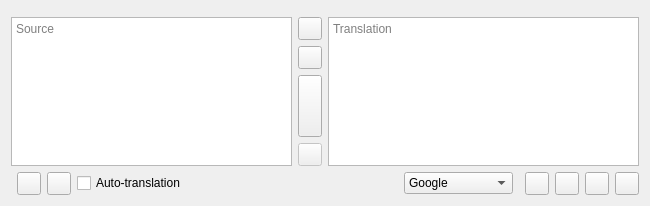
<?xml version="1.0" encoding="UTF-8"?>
<ui version="4.0">
 <class>MainWindow</class>
 <widget class="QMainWindow" name="MainWindow">
  <property name="geometry">
   <rect>
    <x>0</x>
    <y>0</y>
    <width>650</width>
    <height>206</height>
   </rect>
  </property>
  <property name="windowTitle">
   <string notr="true">Crow Translate</string>
  </property>
  <property name="windowIcon">
   <iconset theme="crow-translate">
    <normaloff>.</normaloff>.</iconset>
  </property>
  <widget class="QWidget" name="centralWidget">
   <layout class="QHBoxLayout" name="centralLayout">
    <item>
     <layout class="QGridLayout" name="sourceLayout">
      <item row="5" column="0">
       <layout class="QHBoxLayout" name="sourceButtonsLayout">
        <item>
         <widget class="SpeakButtons" name="sourceSpeakButtons" native="true">
          <property name="enabled">
           <bool>false</bool>
          </property>
         </widget>
        </item>
        <item>
         <widget class="QToolButton" name="copySourceButton">
          <property name="toolTip">
           <string>Copy source text to the clipboard</string>
          </property>
          <property name="icon">
           <iconset theme="edit-copy">
            <normaloff>.</normaloff>.</iconset>
          </property>
         </widget>
        </item>
        <item>
         <widget class="QToolButton" name="delayedRecognizeScreenAreaButton">
          <property name="toolTip">
           <string>Recognize screen area with delay</string>
          </property>
          <property name="icon">
           <iconset theme="transform-crop">
            <normaloff>.</normaloff>.</iconset>
          </property>
         </widget>
        </item>
        <item>
         <widget class="QCheckBox" name="autoTranslateCheckBox">
          <property name="sizePolicy">
           <sizepolicy hsizetype="Expanding" vsizetype="Fixed">
            <horstretch>0</horstretch>
            <verstretch>0</verstretch>
           </sizepolicy>
          </property>
          <property name="minimumSize">
           <size>
            <width>1</width>
            <height>1</height>
           </size>
          </property>
          <property name="text">
           <string extracomment="The text should be short to fit in portrait orientation on phones.">Auto-translation</string>
          </property>
         </widget>
        </item>
       </layout>
      </item>
      <item row="4" column="1">
       <widget class="QToolButton" name="abortButton">
        <property name="enabled">
         <bool>false</bool>
        </property>
        <property name="toolTip">
         <string>Cancel</string>
        </property>
        <property name="icon">
         <iconset theme="dialog-cancel">
          <normaloff>.</normaloff>.</iconset>
        </property>
       </widget>
      </item>
      <item row="1" column="1">
       <widget class="QToolButton" name="swapButton">
        <property name="toolTip">
         <string>Swap languages</string>
        </property>
        <property name="icon">
         <iconset theme="object-flip-horizontal">
          <normaloff>.</normaloff>.</iconset>
        </property>
       </widget>
      </item>
      <item row="0" column="0">
       <widget class="LanguageButtonsWidget" name="sourceLanguagesWidget" native="true">
        <property name="sizePolicy">
         <sizepolicy hsizetype="Preferred" vsizetype="Preferred">
          <horstretch>0</horstretch>
          <verstretch>0</verstretch>
         </sizepolicy>
        </property>
       </widget>
      </item>
      <item row="1" column="0" rowspan="4">
       <widget class="SourceTextEdit" name="sourceEdit">
        <property name="tabChangesFocus">
         <bool>true</bool>
        </property>
        <property name="placeholderText">
         <string>Source</string>
        </property>
       </widget>
      </item>
      <item row="2" column="1">
       <widget class="QToolButton" name="clearButton">
        <property name="toolTip">
         <string>Clear</string>
        </property>
        <property name="icon">
         <iconset theme="edit-clear-all">
          <normaloff>.</normaloff>.</iconset>
        </property>
       </widget>
      </item>
      <item row="3" column="1">
       <widget class="QToolButton" name="translateButton">
        <property name="sizePolicy">
         <sizepolicy hsizetype="Fixed" vsizetype="Expanding">
          <horstretch>0</horstretch>
          <verstretch>0</verstretch>
         </sizepolicy>
        </property>
        <property name="toolTip">
         <string>Translate</string>
        </property>
        <property name="icon">
         <iconset theme="go-next">
          <normaloff>.</normaloff>.</iconset>
        </property>
       </widget>
      </item>
     </layout>
    </item>
    <item>
     <layout class="QVBoxLayout" name="translationLayout">
      <item>
       <widget class="LanguageButtonsWidget" name="translationLanguagesWidget" native="true">
        <property name="layoutDirection">
         <enum>Qt::RightToLeft</enum>
        </property>
       </widget>
      </item>
      <item>
       <widget class="TranslationEdit" name="translationEdit">
        <property name="styleSheet">
         <string notr="true"/>
        </property>
        <property name="readOnly">
         <bool>true</bool>
        </property>
        <property name="placeholderText">
         <string>Translation</string>
        </property>
       </widget>
      </item>
      <item>
       <layout class="QHBoxLayout" name="translationButtonsLayout">
        <item>
         <spacer name="translationButtonsSpacer">
          <property name="orientation">
           <enum>Qt::Horizontal</enum>
          </property>
          <property name="sizeHint" stdset="0">
           <size>
            <width>40</width>
            <height>20</height>
           </size>
          </property>
         </spacer>
        </item>
        <item>
         <widget class="QComboBox" name="engineComboBox">
          <property name="minimumSize">
           <size>
            <width>1</width>
            <height>1</height>
           </size>
          </property>
          <item>
           <property name="text">
            <string notr="true">Google</string>
           </property>
           <property name="icon">
            <iconset resource="../data/icons/engines/engines.qrc">
             <normaloff>:/icons/engines/google.svg</normaloff>:/icons/engines/google.svg</iconset>
           </property>
          </item>
          <item>
           <property name="text">
            <string notr="true">Yandex</string>
           </property>
           <property name="icon">
            <iconset resource="../data/icons/engines/engines.qrc">
             <normaloff>:/icons/engines/yandex.svg</normaloff>:/icons/engines/yandex.svg</iconset>
           </property>
          </item>
          <item>
           <property name="text">
            <string notr="true">Bing</string>
           </property>
           <property name="icon">
            <iconset resource="../data/icons/engines/engines.qrc">
             <normaloff>:/icons/engines/bing.svg</normaloff>:/icons/engines/bing.svg</iconset>
           </property>
          </item>
          <item>
           <property name="text">
            <string notr="true">LibreTranslate</string>
           </property>
           <property name="icon">
            <iconset resource="../data/icons/engines/engines.qrc">
             <normaloff>:/icons/engines/libretranslate.svg</normaloff>:/icons/engines/libretranslate.svg</iconset>
           </property>
          </item>
          <item>
           <property name="text">
            <string notr="true">Lingva</string>
           </property>
           <property name="icon">
            <iconset resource="../data/icons/engines/engines.qrc">
             <normaloff>:/icons/engines/lingva.svg</normaloff>:/icons/engines/lingva.svg</iconset>
           </property>
          </item>
          <item>
           <property name="text">
            <string notr="true">Gemini</string>
           </property>
           <property name="icon">
            <iconset resource="../data/icons/engines/engines.qrc">
             <normaloff>:/icons/engines/gemini.svg</normaloff>:/icons/engines/gemini.svg</iconset>
           </property>
          </item>
         </widget>
        </item>
        <item>
         <widget class="SpeakButtons" name="translationSpeakButtons" native="true">
          <property name="enabled">
           <bool>false</bool>
          </property>
         </widget>
        </item>
        <item>
         <widget class="QToolButton" name="copyTranslationButton">
          <property name="toolTip">
           <string>Copy translation to the clipboard</string>
          </property>
          <property name="icon">
           <iconset theme="edit-copy">
            <normaloff>.</normaloff>.</iconset>
          </property>
         </widget>
        </item>
        <item>
         <widget class="QToolButton" name="copyAllTranslationButton">
          <property name="toolTip">
           <string>Copy all translation data to the clipboard</string>
          </property>
          <property name="icon">
           <iconset theme="edit-select-all">
            <normaloff>.</normaloff>.</iconset>
          </property>
         </widget>
        </item>
        <item>
         <widget class="QToolButton" name="delayedTranslateScreenAreaButton">
          <property name="toolTip">
           <string>Translate screen area with delay</string>
          </property>
          <property name="icon">
           <iconset theme="transform-crop">
            <normaloff>.</normaloff>.</iconset>
          </property>
         </widget>
        </item>
        <item>
         <widget class="QToolButton" name="settingsButton">
          <property name="toolTip">
           <string>Application settings</string>
          </property>
          <property name="icon">
           <iconset theme="configure">
            <normaloff>.</normaloff>.</iconset>
          </property>
         </widget>
        </item>
       </layout>
      </item>
     </layout>
    </item>
   </layout>
  </widget>
 </widget>
 <layoutdefault spacing="6" margin="11"/>
 <customwidgets>
  <customwidget>
   <class>SpeakButtons</class>
   <extends>QWidget</extends>
   <header>speakbuttons.h</header>
   <container>1</container>
   <slots>
    <signal>playerMediaRequested()</signal>
    <slot>stopSpeaking()</slot>
   </slots>
  </customwidget>
  <customwidget>
   <class>LanguageButtonsWidget</class>
   <extends>QWidget</extends>
   <header>languagebuttonswidget.h</header>
   <container>1</container>
  </customwidget>
  <customwidget>
   <class>SourceTextEdit</class>
   <extends>QPlainTextEdit</extends>
   <header>sourcetextedit.h</header>
   <slots>
    <signal>sourceEmpty(bool)</signal>
    <signal>textEdited()</signal>
    <slot>stopEditTimer()</slot>
   </slots>
  </customwidget>
  <customwidget>
   <class>TranslationEdit</class>
   <extends>QTextEdit</extends>
   <header>translationedit.h</header>
   <slots>
    <signal>translationEmpty(bool)</signal>
   </slots>
  </customwidget>
 </customwidgets>
 <tabstops>
  <tabstop>sourceEdit</tabstop>
  <tabstop>translationEdit</tabstop>
  <tabstop>swapButton</tabstop>
  <tabstop>clearButton</tabstop>
  <tabstop>translateButton</tabstop>
  <tabstop>abortButton</tabstop>
  <tabstop>copySourceButton</tabstop>
  <tabstop>autoTranslateCheckBox</tabstop>
  <tabstop>engineComboBox</tabstop>
  <tabstop>copyTranslationButton</tabstop>
  <tabstop>copyAllTranslationButton</tabstop>
  <tabstop>settingsButton</tabstop>
 </tabstops>
 <resources>
  <include location="../data/icons/engines/engines.qrc"/>
 </resources>
 <connections>
  <connection>
   <sender>swapButton</sender>
   <signal>clicked()</signal>
   <receiver>MainWindow</receiver>
   <slot>swapLanguages()</slot>
   <hints>
    <hint type="sourcelabel">
     <x>324</x>
     <y>22</y>
    </hint>
    <hint type="destinationlabel">
     <x>324</x>
     <y>149</y>
    </hint>
   </hints>
  </connection>
  <connection>
   <sender>settingsButton</sender>
   <signal>clicked()</signal>
   <receiver>MainWindow</receiver>
   <slot>openSettings()</slot>
   <hints>
    <hint type="sourcelabel">
     <x>626</x>
     <y>276</y>
    </hint>
    <hint type="destinationlabel">
     <x>324</x>
     <y>149</y>
    </hint>
   </hints>
  </connection>
  <connection>
   <sender>engineComboBox</sender>
   <signal>currentIndexChanged(int)</signal>
   <receiver>MainWindow</receiver>
   <slot>markContentAsChanged()</slot>
   <hints>
    <hint type="sourcelabel">
     <x>403</x>
     <y>276</y>
    </hint>
    <hint type="destinationlabel">
     <x>324</x>
     <y>102</y>
    </hint>
   </hints>
  </connection>
  <connection>
   <sender>copySourceButton</sender>
   <signal>clicked()</signal>
   <receiver>MainWindow</receiver>
   <slot>copySourceText()</slot>
   <hints>
    <hint type="sourcelabel">
     <x>98</x>
     <y>276</y>
    </hint>
    <hint type="destinationlabel">
     <x>324</x>
     <y>149</y>
    </hint>
   </hints>
  </connection>
  <connection>
   <sender>autoTranslateCheckBox</sender>
   <signal>toggled(bool)</signal>
   <receiver>MainWindow</receiver>
   <slot>setListenForContentChanges(bool)</slot>
   <hints>
    <hint type="sourcelabel">
     <x>205</x>
     <y>276</y>
    </hint>
    <hint type="destinationlabel">
     <x>324</x>
     <y>149</y>
    </hint>
   </hints>
  </connection>
  <connection>
   <sender>copyTranslationButton</sender>
   <signal>clicked()</signal>
   <receiver>MainWindow</receiver>
   <slot>copyTranslation()</slot>
   <hints>
    <hint type="sourcelabel">
     <x>550</x>
     <y>276</y>
    </hint>
    <hint type="destinationlabel">
     <x>324</x>
     <y>149</y>
    </hint>
   </hints>
  </connection>
  <connection>
   <sender>copyAllTranslationButton</sender>
   <signal>clicked()</signal>
   <receiver>MainWindow</receiver>
   <slot>copyAllTranslationInfo()</slot>
   <hints>
    <hint type="sourcelabel">
     <x>588</x>
     <y>276</y>
    </hint>
    <hint type="destinationlabel">
     <x>324</x>
     <y>149</y>
    </hint>
   </hints>
  </connection>
  <connection>
   <sender>abortButton</sender>
   <signal>clicked()</signal>
   <receiver>MainWindow</receiver>
   <slot>cancelOperation()</slot>
   <hints>
    <hint type="sourcelabel">
     <x>324</x>
     <y>221</y>
    </hint>
    <hint type="destinationlabel">
     <x>324</x>
     <y>149</y>
    </hint>
   </hints>
  </connection>
  <connection>
   <sender>translateButton</sender>
   <signal>clicked()</signal>
   <receiver>sourceEdit</receiver>
   <slot>stopEditTimer()</slot>
   <hints>
    <hint type="sourcelabel">
     <x>324</x>
     <y>122</y>
    </hint>
    <hint type="destinationlabel">
     <x>154</x>
     <y>141</y>
    </hint>
   </hints>
  </connection>
  <connection>
   <sender>sourceEdit</sender>
   <signal>sourceEmpty(bool)</signal>
   <receiver>sourceSpeakButtons</receiver>
   <slot>setDisabled(bool)</slot>
   <hints>
    <hint type="sourcelabel">
     <x>154</x>
     <y>141</y>
    </hint>
    <hint type="destinationlabel">
     <x>6</x>
     <y>261</y>
    </hint>
   </hints>
  </connection>
  <connection>
   <sender>translationEdit</sender>
   <signal>translationEmpty(bool)</signal>
   <receiver>translationSpeakButtons</receiver>
   <slot>setDisabled(bool)</slot>
   <hints>
    <hint type="sourcelabel">
     <x>495</x>
     <y>141</y>
    </hint>
    <hint type="destinationlabel">
     <x>528</x>
     <y>261</y>
    </hint>
   </hints>
  </connection>
  <connection>
   <sender>clearButton</sender>
   <signal>clicked()</signal>
   <receiver>MainWindow</receiver>
   <slot>clearText()</slot>
   <hints>
    <hint type="sourcelabel">
     <x>324</x>
     <y>61</y>
    </hint>
    <hint type="destinationlabel">
     <x>324</x>
     <y>142</y>
    </hint>
   </hints>
  </connection>
  <connection>
   <sender>sourceEdit</sender>
   <signal>textChanged()</signal>
   <receiver>sourceSpeakButtons</receiver>
   <slot>stopSpeaking()</slot>
   <hints>
    <hint type="sourcelabel">
     <x>158</x>
     <y>134</y>
    </hint>
    <hint type="destinationlabel">
     <x>9</x>
     <y>256</y>
    </hint>
   </hints>
  </connection>
  <connection>
   <sender>delayedRecognizeScreenAreaButton</sender>
   <signal>clicked()</signal>
   <receiver>MainWindow</receiver>
   <slot>delayedRecognizeScreenArea()</slot>
   <hints>
    <hint type="sourcelabel">
     <x>67</x>
     <y>181</y>
    </hint>
    <hint type="destinationlabel">
     <x>324</x>
     <y>102</y>
    </hint>
   </hints>
  </connection>
  <connection>
   <sender>delayedTranslateScreenAreaButton</sender>
   <signal>clicked()</signal>
   <receiver>MainWindow</receiver>
   <slot>delayedTranslateScreenArea()</slot>
   <hints>
    <hint type="sourcelabel">
     <x>587</x>
     <y>181</y>
    </hint>
    <hint type="destinationlabel">
     <x>324</x>
     <y>102</y>
    </hint>
   </hints>
  </connection>
  <connection>
   <sender>sourceEdit</sender>
   <signal>textEdited()</signal>
   <receiver>MainWindow</receiver>
   <slot>markContentAsChanged()</slot>
   <hints>
    <hint type="sourcelabel">
     <x>144</x>
     <y>85</y>
    </hint>
    <hint type="destinationlabel">
     <x>324</x>
     <y>102</y>
    </hint>
   </hints>
  </connection>
  <connection>
   <sender>autoTranslateCheckBox</sender>
   <signal>toggled(bool)</signal>
   <receiver>MainWindow</receiver>
   <slot>markContentAsChanged()</slot>
   <hints>
    <hint type="sourcelabel">
     <x>185</x>
     <y>181</y>
    </hint>
    <hint type="destinationlabel">
     <x>324</x>
     <y>102</y>
    </hint>
   </hints>
  </connection>
 </connections>
 <slots>
  <slot>swapLanguages()</slot>
  <slot>openSettings()</slot>
  <slot>setListenForContentChanges(bool)</slot>
  <slot>copySourceText()</slot>
  <slot>copyTranslation()</slot>
  <slot>copyAllTranslationInfo()</slot>
  <slot>cancelOperation()</slot>
  <slot>clearText()</slot>
  <slot>delayedRecognizeScreenArea()</slot>
  <slot>delayedTranslateScreenArea()</slot>
  <slot>markContentAsChanged()</slot>
 </slots>
</ui>
